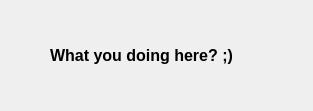
<?xml version="1.0" encoding="UTF-8"?>
<ui version="4.0">
 <class>ExamplesWindow</class>
 <widget class="QWidget" name="ExamplesWindow">
  <property name="geometry">
   <rect>
    <x>0</x>
    <y>0</y>
    <width>313</width>
    <height>111</height>
   </rect>
  </property>
  <property name="windowTitle">
   <string>QuickCut Examples</string>
  </property>
  <widget class="QLabel" name="label">
   <property name="geometry">
    <rect>
     <x>50</x>
     <y>20</y>
     <width>201</width>
     <height>71</height>
    </rect>
   </property>
   <property name="font">
    <font>
     <pointsize>12</pointsize>
     <weight>75</weight>
     <bold>true</bold>
    </font>
   </property>
   <property name="text">
    <string>What you doing here? ;)</string>
   </property>
  </widget>
 </widget>
 <layoutdefault spacing="6" margin="11"/>
 <resources/>
 <connections/>
</ui>
